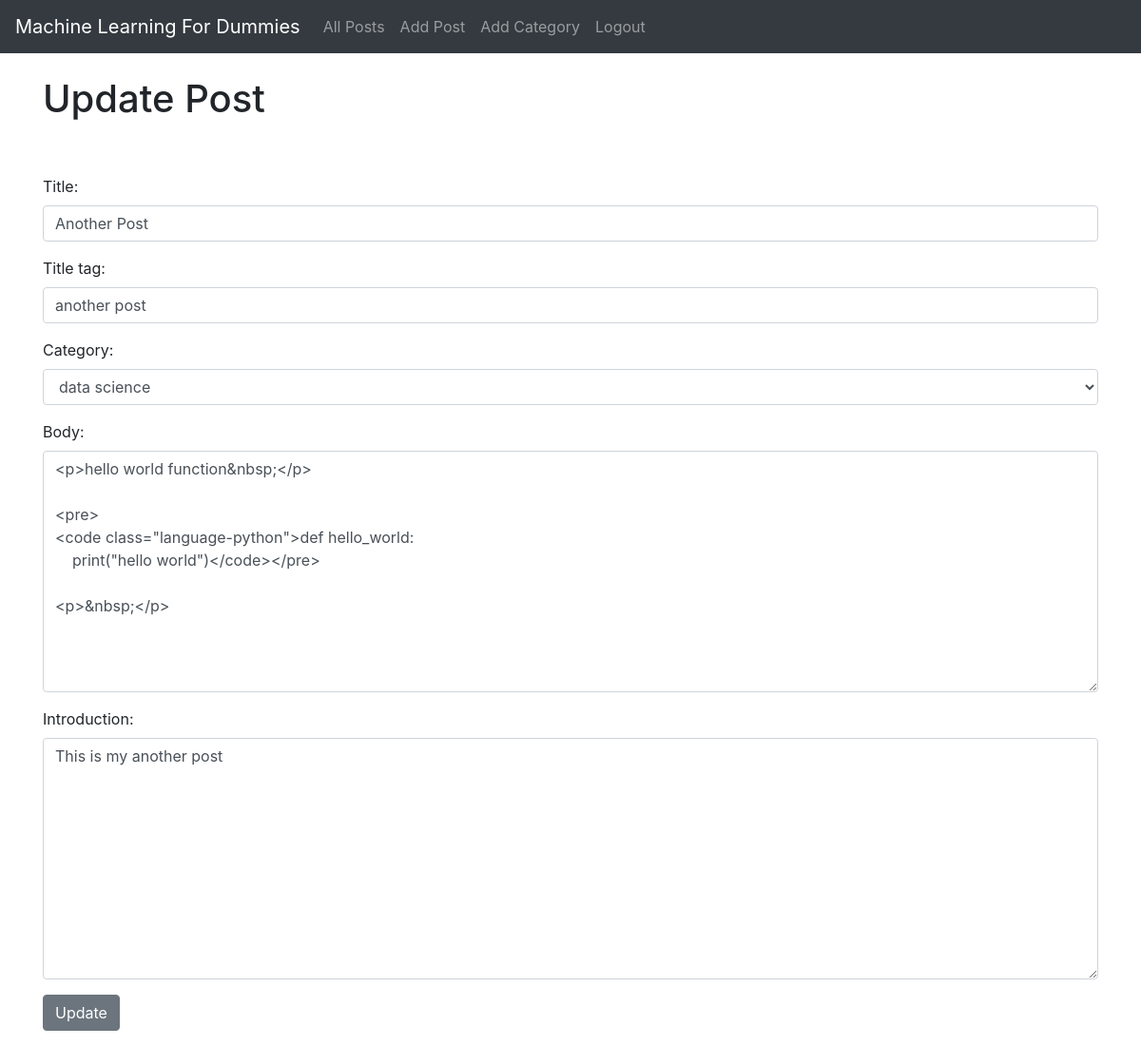
/post/update/15 (signed in), run on the app's committed database.
### blog_app/models.py (models this page shows, shortened)
class Post(models.Model):
	title = models.CharField(max_length=255)
	title_tag = models.CharField(max_length=255, default="")
	introduction = models.TextField(default = '')
	author = models.ForeignKey(User, on_delete=models.CASCADE)
	body = RichTextField(blank=True, null=True)
	post_date = models.DateField(auto_now_add = True)
	category = models.CharField(max_length=255, default='')

### blog_app/views.py (the view)
# urls.py: path('post/update/<int:pk>', UpdatePostView.as_view(), name="update_post"),
class UpdatePostView(UpdateView):
	model = Post
	form_class = UpdateForm
	template_name = 'update_post.html'

### blog_app/forms.py
class UpdateForm(forms.ModelForm):
	class Meta:
		model = Post
		fields = ('title', 'title_tag', 'category', 'body', 'introduction')
		widgets = {
			'title': forms.TextInput(attrs={'class': 'form-control'}),
			'title_tag': forms.TextInput(attrs={'class': 'form-control'}),
			'category': forms.Select(choices=choice_list, attrs={'class': 'form-control'}),
			'body': forms.Textarea(attrs={'class': 'form-control'}),
			'introduction': forms.Textarea(attrs={'class': 'form-control'})
		}

### blog_app/templates/update_post.html (shortened to what this page needs)
{% extends 'base.html' %}
{% block content %}
{%  if user.is_authenticated %}
	<h1>Update Post</h1>
	<br/><br/>
	<div class="form-group">
		<form method="POST">
			{{ form.as_p }}
			<button class="btn btn-secondary">Update</button>
		</form>
	</div>
{% else %}
	You are not allowed here!!!
{% endif %}
{% endblock %}

### data on the page
Post: title "Another Post", title_tag "another post", category "data science", body "<p>hello world function&nbsp;</p> <pre> <code class=\"language-python\">def hello_world: print(\"hello world\")</code></pre> <p>&nbsp;</p>", introduction "This is my another post"
